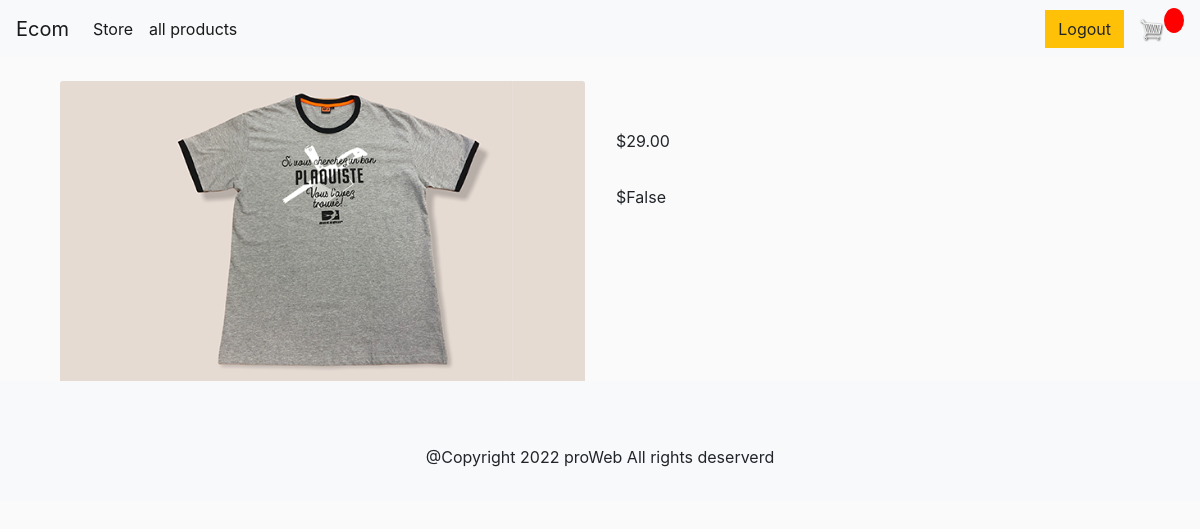
The page /view_product/10/ (signed in) on the database its author committed.
### store/models.py (models this page shows, shortened)
class Product(models.Model):
    name = models.CharField(max_length=100)
    price = models.DecimalField(max_digits=7, decimal_places=2)
    digital = models.BooleanField(default=False, null=True, blank=True)
    image = models.ImageField(null=True, blank=True)
    @property
    def imageURL(self):
        try:
            url = self.image.url
        except:
            url = ''
        return url

### store/views.py (the view)
# urls.py: path('view_product/<int:id>/', views.view_product, name='view_product'),
def view_product(request, id):
    if request.user.is_authenticated:
        product = Product.objects.get(id=id)
    else:
        product = ''
    context = {'product': product}
    return render(request, 'store/view_product.html', context)

### store/templates/store/view_product.html (shortened to what this page needs)
{% extends 'store/main.html' %}
{% load static %}
{% block content %}
<div class="container">
    <div class="row">
        <div class="col-md-6">
            <div class="row">
                <div class="col-md-12">
                    <img src="{{product.imageURL}}" class="card-img-top" width="200" height="300">
                </div>
            </div>
        </div>
        <div class="col-md-6">
            <div class="row">
                <div class="col-md-12 p-3">
                </div>
            </div>
            <div class="row">
                <div class="col-md-12 p-3">
                    ${{product.price}}
                </div>
            </div>
            <div class="row">
                <div class="col-md-12 p-3">
                    ${{product.digital}}
                </div>
            </div>
        </div>
    </div>
</div>
{% endblock %}

### static/css/main.css (style rules this page uses)
body { background-color: hsl(0, 0%, 98%); }

### rows shown on the page
Product: imageURL (picture), price "29.00", digital "False"
